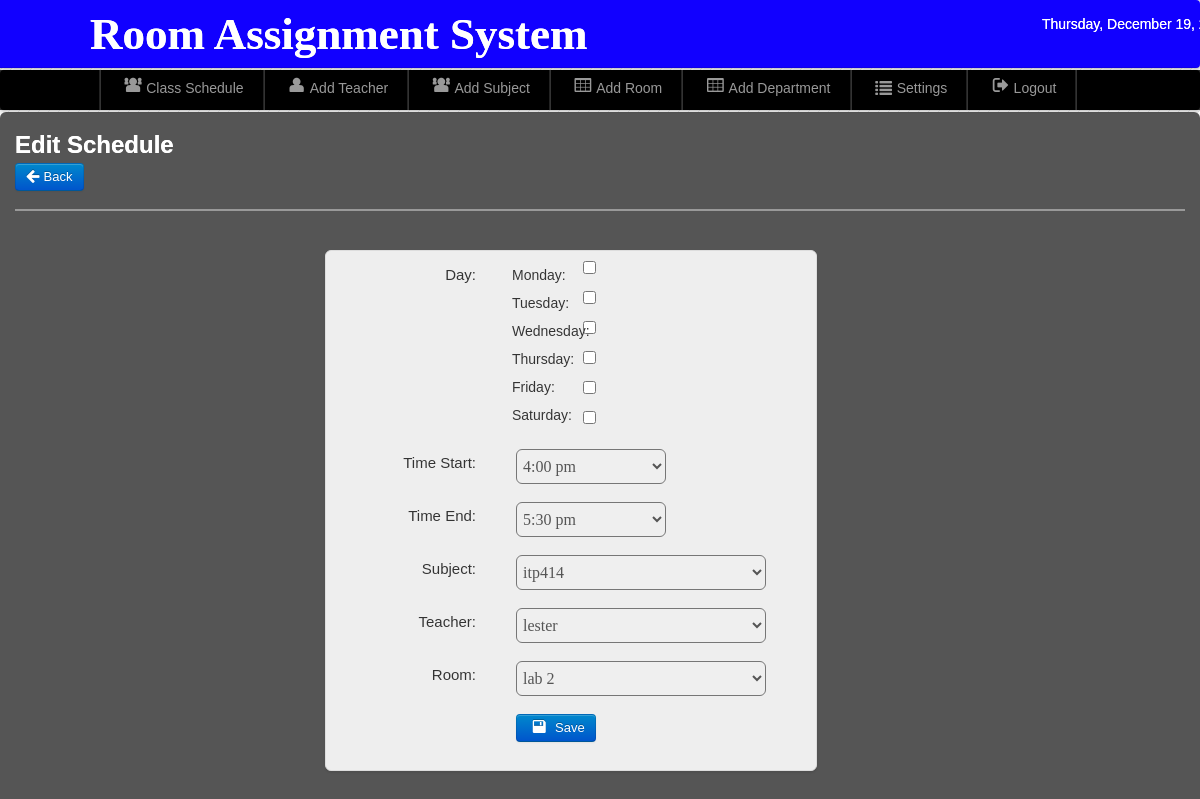
The page /admin/edit_schedule.php?id=3 (signed in) on the database its author committed.
### tables this page shows
CREATE TABLE `schedule` (
  `schedule_id` int(11) NOT NULL,
  `semester` varchar(10) NOT NULL,
  `sy` varchar(20) NOT NULL,
  `CYS` varchar(100) NOT NULL,
  `subject` varchar(50) NOT NULL,
  `teacher` varchar(50) NOT NULL,
  `room` varchar(20) NOT NULL,
  `day` varchar(100) NOT NULL,
  `time` varchar(20) NOT NULL,
  `time_end` varchar(50) NOT NULL,
  `type` varchar(20) NOT NULL,
  `day1` varchar(20) NOT NULL
);

### admin/edit_schedule.php (the view, shortened to what this page needs)
<?php
include('./components/header.php');
include('./connection/dbcon.php');
include('./components/nav-top1.php');
include('./components/main.php');
$id_get = $_GET['id'];
$result = mysqli_query($conn, "SELECT * FROM schedule WHERE schedule_id = '$id_get'") or die(mysqli_error($conn));
$row = mysqli_fetch_array($result);
?>
<div class="wrapper">
    <div id="element" class="hero-body">
        <h2><font color="white">Edit Schedule</font></h2>
        <a class="btn btn-primary" href="schedule.php">
            <i class="icon-arrow-left icon-large"></i>&nbsp;Back
        </a>
        <hr>
        <div class="edit_margin">
            <form id="save_voter" class="form-horizontal" method="POST" action="edit_schedule.php?id=<?php echo $id_get; ?>">
                <fieldset>
                <br>
                <div class="add_subject">
                    <ul class="thumbnails_new_voter">
                        <li class="span3">
                            <div class="thumbnail_new_voter">
                            <div class="control-group">
                                <label class="control-label" for="input01">Day:</label>
                                <div class="controls">
                                    <div class="day_margin">
                                        Monday:<br>
                                        Tuesday:<br>
                                        Wednesday:<br>
                                        Thursday:<br>
                                        Friday:<br>
                                        Saturday:
                                    </div>
                                    <div class="radio_day">
                                        <input type="checkbox" value="Monday" name="Monday" <?php if (strpos($row['day'], 'Monday') !== false) echo 'checked'; ?>><br>
                                        <input type="checkbox" value="Tuesday" name="Tuesday" <?php if (strpos($row['day'], 'Tuesday') !== false) echo 'checked'; ?>><br>
                                        <input type="checkbox" value="Wednesday" name="Wednesday" <?php if (strpos($row['day'], 'Wednesday') !== false) echo 'checked'; ?>><br>
                                        <input type="checkbox" value="Thursday" name="Thursday" <?php if (strpos($row['day'], 'Thursday') !== false) echo 'checked'; ?>><br>
                                        <input type="checkbox" value="Friday" name="Friday" <?php if (strpos($row['day'], 'Friday') !== false) echo 'checked'; ?>><br>
                                        <input type="checkbox" value="Saturday" name="Saturday" <?php if (strpos($row['day'], 'Saturday') !== false) echo 'checked'; ?>>
                                    </div>
                                </div>
                            </div>
                            <div class="control-group">
                                <label class="control-label" for="time_start">Time Start:</label>
                                <div class="controls">
                                    <select name="time_start" id="time_start" class="span3333">
                                        <option><?php echo $row['time']; ?></option>
                                    </select>
                                </div>
                            </div>
                            <div class="control-group">
                                <label class="control-label" for="time_end">Time End:</label>
                                <div class="controls">
                                    <select name="time_end" id="time_end" class="span3333">
                                        <option><?php echo $row['time_end']; ?></option>
                                    </select>
                                </div>
                            </div>
                            <div class="control-group">
                                <label class="control-label" for="subject">Subject:</label>
                                <div class="controls">
                                    <select name="subject" class="span333" id="subject">
                                        <option><?php echo $row['subject']; ?></option>
                                    </select>
                                </div>
                            </div>
                            <div class="control-group">
                                <label class="control-label" for="teacher">Teacher:</label>
                                <div class="controls">
                                    <select name="teacher" class="span333" id="teacher">
                                        <option><?php echo $row['teacher']; ?></option>
                                    </select>
                                </div>
                            </div>
                            <div class="control-group">
                                <label class="control-label" for="room">Room:</label>
                                <div class="controls">
                                    <select name="room" class="span333" id="room">
                                        <option><?php echo $row['room']; ?></option>
                                    </select>
                                </div>
                            </div>
                            <div class="control-group">
                                <div class="controls">
                                    <button id="save_voter" class="btn btn-primary" name="save">
                                        <i class="icon-save icon-large"></i> Save
                                    </button>
                                </div>
                            </div>
                        </li>
                    </ul>
                </div>
                </fieldset>
            </form>
        </div>
    </div>
</div>
</body>

### admin/css/style.css (style rules this page uses)
* { margin:0; padding:0; }
a { color:#777; }
.wrapper { margin-top: -43px; }
html, body { height: 100%; margin: 0; padding: 0; display: flex; flex-direction: column; min-height: 100%; }

### rows shown on the page
schedule: time_start "4:00 pm", time_end "5:30 pm", subject "itp414", teacher "lester", room "lab 2"
